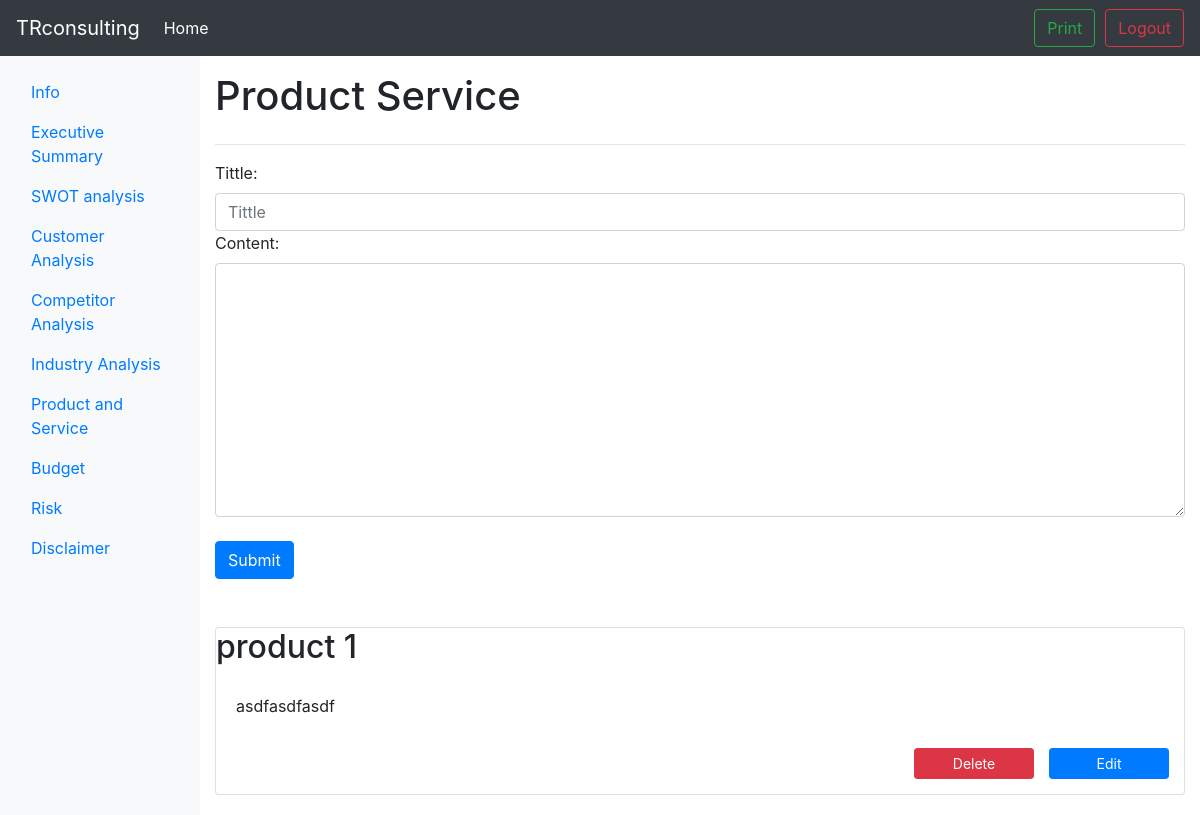
The page /1/product_service (signed in) on the database as committed earlier.
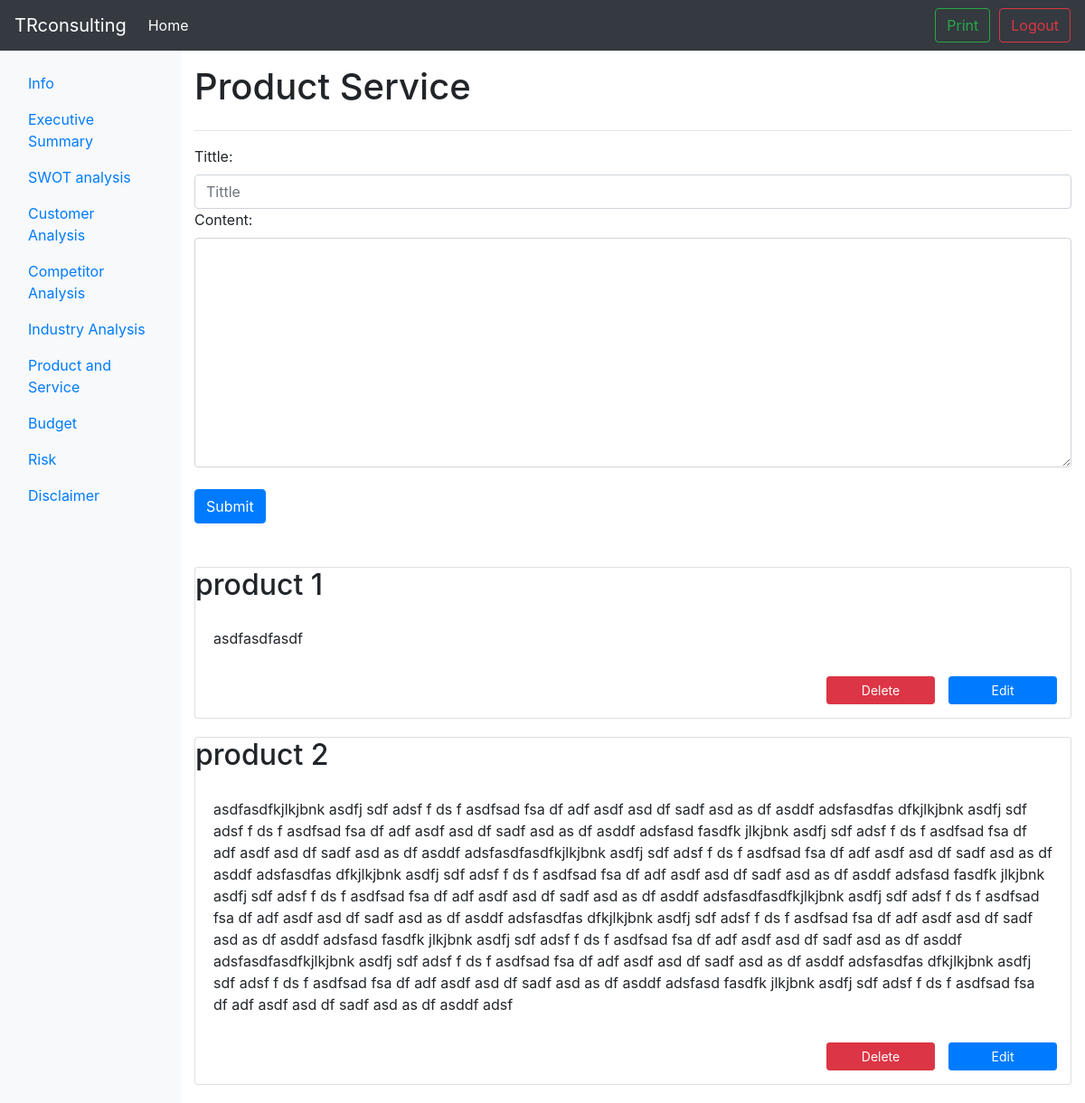
The same page on the database as committed later.
### tables this page shows
CREATE TABLE PRODUCT_SERVICE(pid INTEGER, did INTEGER PRIMARY KEY, tt TEXT NOT NULL, pg TEXT NOT NULL,FOREIGN KEY (pid) REFERENCES user(id));

### bpb.py (the view)
@app.route('/<int:pid>/product_service',methods=['GET','POST'])
def product_service(pid):
	if 'logged_in' in session:
		if (session['logged_in'] == True):
			if request.method == 'GET':
				data = db_func.select_record('product_service',pid)
				return render_template('product_service.html', data=data)
			if request.method == 'POST':
				tt = request.form['tt']
				pg = request.form['pg']
				db_func.insert_record('product_service',pid,tt,pg)
				flash('successfully insert !')
				return redirect('/%d/product_service' % pid)
		else:
			return redirect(url_for('login'))
	else:
		return redirect(url_for('login'))

### db_func.py (called while the page is built)
def select_record(table,pid):
	conn = sqlite3.connect('test.db')
	c = conn.cursor()
	c.execute('''SELECT * FROM '%s' WHERE pid='%d' ''' % (table,pid))
	content = c.fetchall()
	conn.commit()
	conn.close()
	return content

### templates/product_service.html (shortened to what this page needs)
{% extends "layout.html" %}
{% block main %}
			<main class="col-sm-9 ml-sm-auto col-md-10 pt-3" role="main">
				<h1>Product Service</h1>
				<section class="row placeholders">
					<div class="container">
						<hr>
						<form class="form" method="post">
							<label for="pg">Tittle:</label>
							<input id="tt" name="tt" class="form-control" placeholder="Tittle" required>
							<label for="pg">Content:</label>
							<textarea rows="10" id="pg" name="pg" class="form-control" placeholder="content" required>
							</textarea>
							<br>
							<input class="btn btn-primary" method = "post" type="submit"></input>
						</form>
					</div>
				</section>
				<br>
				<br>
				<section>
					<div class="streamOfParts">
						{% if data %}
						{% for i in data %}
						<div class="card" style="margin-bottom: 20px;">
							<h2 class="card-heading">{{ i[2] }}</h2>
							<div style="white-space: pre-line" class="card-body">{{ i[3] }}</div>
							<div align="right" style="margin-bottom: 15px;">
								<input type="button" class="btn btn-primary btn-sm" data-toggle="modal" data-target="#editModal" onclick="load(this)" style="margin-right: 15px;margin-top:10px;float:right;width: 120px;" value="Edit"></input>
								<input type="button" class="btn btn-sm btn-danger" data-toggle="modal" onclick="deleteFunction(this)" style="margin-right: 15px;margin-top:10px;float:right;width: 120px;" value="Delete" data-target="#delConfirm"> </input>
							</div>
						</div>
						{% endfor %}
						{% endif %}
					</div>
				</section>
			</main>
{% endblock %}

Rows that differ between the two databases and show on the page:
added PRODUCT_SERVICE: tt "product 2", pg "asdfasdfkjlkjbnk asdfj sdf adsf f ds f asdfsad fsa df adf asdf asd df sadf asd as df asddf adsfasdfas dfkjlkjbnk asdfj sdf adsf f ds f asdfsad fsa df adf asdf asd df sadf asd as df asddf adsfasd fasdfk jlkjbnk asdfj sdf adsf f ds f asdfsad fsa df adf asdf asd df sadf asd as df asddf adsfasdfasdfkjlkjbnk asdfj sdf adsf f ds f asdfsad fsa df adf asdf asd df sadf asd as df asddf adsfasdfas dfkjlkjbnk asdfj sdf adsf f ds f asdfsad fsa df adf asdf asd df sadf asd as df asddf adsfasd fasdfk jlkjbnk asdfj sdf adsf f ds f asdfsad fsa df adf asdf asd df sadf asd as df asddf adsfasdfasdfkjlkjbnk asdfj sdf adsf f ds f asdfsad fsa df adf asdf asd df sadf asd as df asddf adsfasdfas dfkjlkjbnk asdfj sdf…"
